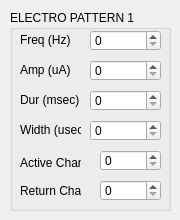
        <widget class="QWidget" name="ElectroChan1Tab">
         <attribute name="title">
          <string>1</string>
         </attribute>
         <widget class="QGroupBox" name="ElectroGroup">
          <property name="geometry">
           <rect>
            <x>10</x>
            <y>10</y>
            <width>161</width>
            <height>201</height>
           </rect>
          </property>
          <property name="title">
           <string>ELECTRO PATTERN 1</string>
          </property>
          <widget class="QLabel" name="ElectroReturnChanLabel">
           <property name="geometry">
            <rect>
             <x>10</x>
             <y>173</y>
             <width>61</width>
             <height>16</height>
            </rect>
           </property>
           <property name="text">
            <string>Return Chan</string>
           </property>
          </widget>
          <widget class="QLabel" name="ElectroActiveChanLabel">
           <property name="geometry">
            <rect>
             <x>10</x>
             <y>142</y>
             <width>61</width>
             <height>21</height>
            </rect>
           </property>
           <property name="text">
            <string>Active Chan</string>
           </property>
          </widget>
          <widget class="QSpinBox" name="ElectroFreq">
           <property name="geometry">
            <rect>
             <x>80</x>
             <y>20</y>
             <width>71</width>
             <height>21</height>
            </rect>
           </property>
           <property name="maximum">
            <number>999999</number>
           </property>
          </widget>
          <widget class="QLabel" name="ElectroFreqLabel">
           <property name="geometry">
            <rect>
             <x>10</x>
             <y>22</y>
             <width>51</width>
             <height>16</height>
            </rect>
           </property>
           <property name="text">
            <string>Freq (Hz)</string>
           </property>
          </widget>
          <widget class="QSpinBox" name="ElectroAmp">
           <property name="geometry">
            <rect>
             <x>80</x>
             <y>50</y>
             <width>71</width>
             <height>21</height>
            </rect>
           </property>
           <property name="maximum">
            <number>999999</number>
           </property>
          </widget>
          <widget class="QLabel" name="ElectroAmpLabel">
           <property name="geometry">
            <rect>
             <x>10</x>
             <y>52</y>
             <width>51</width>
             <height>16</height>
            </rect>
           </property>
           <property name="text">
            <string>Amp (uA)</string>
           </property>
          </widget>
          <widget class="QSpinBox" name="ElectroDur">
           <property name="geometry">
            <rect>
             <x>80</x>
             <y>80</y>
             <width>71</width>
             <height>21</height>
            </rect>
           </property>
           <property name="maximum">
            <number>999999</number>
           </property>
          </widget>
          <widget class="QLabel" name="ElectroDurLabel">
           <property name="geometry">
            <rect>
             <x>10</x>
             <y>82</y>
             <width>61</width>
             <height>16</height>
            </rect>
           </property>
           <property name="text">
            <string>Dur (msec)</string>
           </property>
          </widget>
          <widget class="QSpinBox" name="ElectroWidth">
           <property name="geometry">
            <rect>
             <x>80</x>
             <y>110</y>
             <width>71</width>
             <height>21</height>
            </rect>
           </property>
           <property name="maximum">
            <number>999999</number>
           </property>
          </widget>
          <widget class="QLabel" name="ElectroWidthLabel">
           <property name="geometry">
            <rect>
             <x>10</x>
             <y>112</y>
             <width>61</width>
             <height>16</height>
            </rect>
           </property>
           <property name="text">
            <string>Width (usec)</string>
           </property>
          </widget>
          <widget class="QSpinBox" name="ElectroReturnChan">
           <property name="geometry">
            <rect>
             <x>90</x>
             <y>170</y>
             <width>61</width>
             <height>21</height>
            </rect>
           </property>
          </widget>
          <widget class="QSpinBox" name="ElectroActiveChan">
           <property name="geometry">
            <rect>
             <x>90</x>
             <y>140</y>
             <width>61</width>
             <height>21</height>
            </rect>
           </property>
          </widget>
         </widget>
        </widget>
